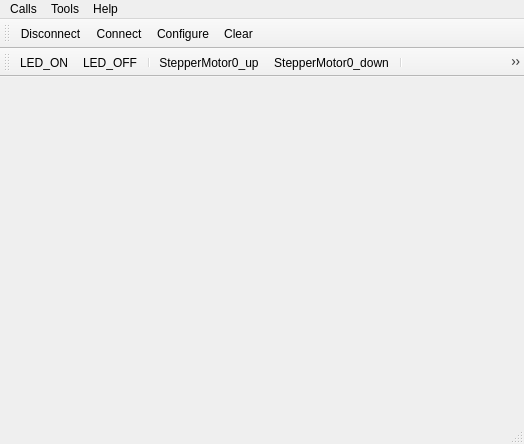
<?xml version="1.0" encoding="UTF-8"?>
<ui version="4.0">
 <class>MainWindow</class>
 <widget class="QMainWindow" name="MainWindow">
  <property name="geometry">
   <rect>
    <x>0</x>
    <y>0</y>
    <width>524</width>
    <height>444</height>
   </rect>
  </property>
  <property name="sizePolicy">
   <sizepolicy hsizetype="Fixed" vsizetype="Fixed">
    <horstretch>0</horstretch>
    <verstretch>0</verstretch>
   </sizepolicy>
  </property>
  <property name="windowTitle">
   <string>X100 control</string>
  </property>
  <property name="windowIcon">
   <iconset resource="myresource.qrc">
    <normaloff>:/img/img/Rvbust.png</normaloff>:/img/img/Rvbust.png</iconset>
  </property>
  <widget class="QWidget" name="centralWidget"/>
  <widget class="QMenuBar" name="menuBar">
   <property name="geometry">
    <rect>
     <x>0</x>
     <y>0</y>
     <width>524</width>
     <height>23</height>
    </rect>
   </property>
   <widget class="QMenu" name="menuCalls">
    <property name="title">
     <string>Calls</string>
    </property>
    <addaction name="actionConnect"/>
    <addaction name="actionDisconnect"/>
    <addaction name="separator"/>
    <addaction name="actionQuit_2"/>
   </widget>
   <widget class="QMenu" name="menuTools">
    <property name="title">
     <string>Tools</string>
    </property>
    <addaction name="actionConfigure"/>
    <addaction name="actionClear"/>
   </widget>
   <widget class="QMenu" name="menuHelp">
    <property name="title">
     <string>Help</string>
    </property>
    <addaction name="actionAbout"/>
    <addaction name="actionAbout_Qt"/>
   </widget>
   <addaction name="menuCalls"/>
   <addaction name="menuTools"/>
   <addaction name="menuHelp"/>
  </widget>
  <widget class="QToolBar" name="mainToolBar">
   <attribute name="toolBarArea">
    <enum>TopToolBarArea</enum>
   </attribute>
   <attribute name="toolBarBreak">
    <bool>false</bool>
   </attribute>
   <addaction name="actionDisconnect"/>
   <addaction name="actionConnect"/>
   <addaction name="actionConfigure"/>
   <addaction name="actionClear"/>
  </widget>
  <widget class="QStatusBar" name="statusBar"/>
  <widget class="QToolBar" name="controlBar">
   <property name="windowTitle">
    <string>toolBar</string>
   </property>
   <attribute name="toolBarArea">
    <enum>TopToolBarArea</enum>
   </attribute>
   <attribute name="toolBarBreak">
    <bool>true</bool>
   </attribute>
   <addaction name="actionLED_ON"/>
   <addaction name="actionLED_OFF"/>
   <addaction name="separator"/>
   <addaction name="actionStepperMotor0_up"/>
   <addaction name="actionStepperMotor0_down"/>
   <addaction name="separator"/>
   <addaction name="actionStepperMotor2_up"/>
   <addaction name="actionStepperMotor2_down"/>
   <addaction name="separator"/>
   <addaction name="actionCapture"/>
   <addaction name="actionStop"/>
  </widget>
  <action name="actionConnect">
   <property name="icon">
    <iconset resource="myresource.qrc">
     <normaloff>:/img/img/connect.png</normaloff>:/img/img/connect.png</iconset>
   </property>
   <property name="text">
    <string>Connect</string>
   </property>
   <property name="shortcut">
    <string>Ctrl+O</string>
   </property>
  </action>
  <action name="actionDisconnect">
   <property name="icon">
    <iconset resource="myresource.qrc">
     <normaloff>:/img/img/disconnect.png</normaloff>:/img/img/disconnect.png</iconset>
   </property>
   <property name="text">
    <string>Disconnect</string>
   </property>
   <property name="shortcut">
    <string>Ctrl+D</string>
   </property>
  </action>
  <action name="actionQuit_2">
   <property name="icon">
    <iconset resource="myresource.qrc">
     <normaloff>:/img/img/application-exit.png</normaloff>:/img/img/application-exit.png</iconset>
   </property>
   <property name="text">
    <string>Quit</string>
   </property>
   <property name="shortcut">
    <string>Ctrl+Q</string>
   </property>
  </action>
  <action name="actionConfigure">
   <property name="icon">
    <iconset resource="myresource.qrc">
     <normaloff>:/img/img/settings.png</normaloff>:/img/img/settings.png</iconset>
   </property>
   <property name="text">
    <string>Configure</string>
   </property>
   <property name="shortcut">
    <string>Alt+C</string>
   </property>
  </action>
  <action name="actionClear">
   <property name="icon">
    <iconset resource="myresource.qrc">
     <normaloff>:/img/img/clear.png</normaloff>:/img/img/clear.png</iconset>
   </property>
   <property name="text">
    <string>Clear</string>
   </property>
   <property name="shortcut">
    <string>Alt+L</string>
   </property>
  </action>
  <action name="actionAbout">
   <property name="text">
    <string>About</string>
   </property>
   <property name="shortcut">
    <string>Alt+A</string>
   </property>
  </action>
  <action name="actionAbout_Qt">
   <property name="text">
    <string>About Qt</string>
   </property>
  </action>
  <action name="actionLED_ON">
   <property name="icon">
    <iconset resource="myresource.qrc">
     <normaloff>:/img/img/led-ON.png</normaloff>:/img/img/led-ON.png</iconset>
   </property>
   <property name="text">
    <string>LED_ON</string>
   </property>
   <property name="toolTip">
    <string>LED_ON</string>
   </property>
  </action>
  <action name="actionLED_OFF">
   <property name="checkable">
    <bool>false</bool>
   </property>
   <property name="enabled">
    <bool>true</bool>
   </property>
   <property name="icon">
    <iconset resource="myresource.qrc">
     <normaloff>:/img/img/led-off.png</normaloff>:/img/img/led-off.png</iconset>
   </property>
   <property name="text">
    <string>LED_OFF</string>
   </property>
   <property name="toolTip">
    <string>LED_OFF</string>
   </property>
  </action>
  <action name="actionStepperMotor0_up">
   <property name="icon">
    <iconset resource="myresource.qrc">
     <normaloff>:/img/img/motor.png</normaloff>:/img/img/motor.png</iconset>
   </property>
   <property name="text">
    <string>StepperMotor0_up</string>
   </property>
   <property name="toolTip">
    <string>StepperMotor0_up</string>
   </property>
  </action>
  <action name="actionStepperMotor0_down">
   <property name="icon">
    <iconset resource="myresource.qrc">
     <normaloff>:/img/img/motor.png</normaloff>:/img/img/motor.png</iconset>
   </property>
   <property name="text">
    <string>StepperMotor0_down</string>
   </property>
   <property name="toolTip">
    <string>StepperMotor0_down</string>
   </property>
  </action>
  <action name="actionStepperMotor2_up">
   <property name="icon">
    <iconset resource="myresource.qrc">
     <normaloff>:/img/img/motor.png</normaloff>:/img/img/motor.png</iconset>
   </property>
   <property name="text">
    <string>StepperMotor2_up</string>
   </property>
   <property name="toolTip">
    <string>StepperMotor2_up</string>
   </property>
  </action>
  <action name="actionStepperMotor2_down">
   <property name="icon">
    <iconset resource="myresource.qrc">
     <normaloff>:/img/img/motor.png</normaloff>:/img/img/motor.png</iconset>
   </property>
   <property name="text">
    <string>StepperMotor2_down</string>
   </property>
   <property name="toolTip">
    <string>StepperMotor2_down</string>
   </property>
  </action>
  <action name="actionCapture">
   <property name="icon">
    <iconset resource="myresource.qrc">
     <normaloff>:/img/img/Capture.png</normaloff>:/img/img/Capture.png</iconset>
   </property>
   <property name="text">
    <string>Capture</string>
   </property>
   <property name="toolTip">
    <string>Capture</string>
   </property>
  </action>
  <action name="actionStop">
   <property name="icon">
    <iconset resource="myresource.qrc">
     <normaloff>:/img/img/stop.png</normaloff>:/img/img/stop.png</iconset>
   </property>
   <property name="text">
    <string>Stop</string>
   </property>
   <property name="toolTip">
    <string>Stop</string>
   </property>
  </action>
 </widget>
 <layoutdefault spacing="6" margin="11"/>
 <resources>
  <include location="myresource.qrc"/>
 </resources>
 <connections/>
 <slots>
  <slot>Button()</slot>
 </slots>
</ui>
